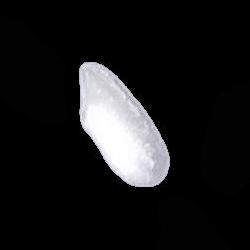
#> input picture dataset/Arborio/Arborio (10).jpg, 250 x 250 px; its folder holds only this picture in this run
$ jupyter execute --allow-errors percobaan4.ipynb   (older library calls are emulated)
#> lines starting #> are read from the running program, lines starting #| are printed output that depends on the picture; after the words box and inside, x2 and y2 are one past the last pixel; in counts of white or black regions, pixels touching at a corner belong together
[cell 1]
import os
import cv2 as cv
import matplotlib.pyplot as plt
import numpy as np
import pandas as pd
from sklearn.model_selection import train_test_split
from sklearn.metrics import accuracy_score, classification_report
from skimage.feature import graycomatrix, graycoprops
from scipy.stats import entropy
from sklearn.ensemble import RandomForestClassifier
from sklearn.svm import SVC
from sklearn.neighbors import KNeighborsClassifier
from sklearn.metrics import accuracy_score, precision_score, recall_score, f1_score, confusion_matrix, classification_report
from sklearn.metrics import (confusion_matrix, ConfusionMatrixDisplay)
import seaborn as sns

Pada tahap ini dilakukan impor berbagai library dan modul yang diperlukan untuk seluruh alur kerja pengolahan citra, ekstraksi fitur, klasifikasi, hingga evaluasi model. Library os digunakan untuk berinteraksi dengan sistem operasi, seperti mengakses dan mengelola struktur folder dataset. OpenCV (cv2) berfungsi untuk membaca, memanipulasi, dan memproses citra digital. NumPy (np) digunakan untuk menangani komputasi numerik dan operasi array multidimensi, sedangkan Matplotlib (plt) digunakan untuk menampilkan citra maupun grafik hasil analisis. Pandas (pd) digunakan untuk menyimpan dan mengorganisasi data hasil ekstraksi fitur ke dalam bentuk tabel (DataFrame). Untuk kebutuhan machine learning, library scikit-learn (sklearn) menyediakan modul train_test_split dan cross_val_predict untuk pembagian data serta validasi silang. Algoritma klasifikasi yang digunakan meliputi RandomForestClassifier, SVC (Support Vector Classifier), dan KNeighborsClassifier. Guna mengekstrak fitur tekstur dari citra, digunakan fungsi graycomatrix dan graycoprops dari skimage.feature untuk perhitungan matriks GLCM, didukung oleh scipy.stats untuk menghitung nilai entropi. Terakhir, evaluasi performa model dilakukan menggunakan berbagai metrik seperti akurasi, presisi, recall, f1-score, serta confusion_matrix yang divisualisasikan secara estetis menggunakan ConfusionMatrixDisplay dan library seaborn (sns).

[cell 2]
data = []
labels = []
file_name = []

IMG_SIZE = (128, 128)

for sub_folder in os.listdir("dataset"):
    sub_folder_files = os.listdir(os.path.join("dataset", sub_folder))
    for i, filename in enumerate(sub_folder_files):
        img_path = os.path.join("dataset", sub_folder, filename)
        img = cv.imread(img_path)
#> img is the input picture: shape (250, 250, 3); mean B, G, R 26.1, 25.3, 25.4

        if img is None:
            continue

        data.append(img)
        labels.append(sub_folder)
        file_name.append(f"{sub_folder}_{i+1}.jpg")

print(f"Total data: {len(data)}")
#| Total data: 2
print(f"Kelas: {sorted(set(labels))}")

Pada tahap ini, dilakukan inisialisasi list kosong (data, labels, file_name) serta penentuan dimensi standar IMG_SIZE sebesar 128 x 128 piksel sebagai persiapan pemrosesan data. Menggunakan perulangan bertingkat (nested loop) dengan fungsi os.listdir dan os.path.join, program otomatis menelusuri setiap sub-folder di dalam direktori "dataset" untuk membaca file citra menggunakan OpenCV (cv.imread). Terdapat proses validasi (if img is None) untuk melewati file yang rusak, sedangkan citra yang valid akan disimpan ke dalam list bersama dengan nama sub-folder sebagai label kelas dan format penamaan baru yang terstruktur.

# Data Preparation
### Define Preprocessing Function

[cell 3]
TARGET_SIZE = (128, 128)

def re_gray(image, target_size=TARGET_SIZE):
    resized = cv.resize(image, target_size)
    if len(resized.shape) == 3:
        gray = cv.cvtColor(resized, cv.COLOR_BGR2GRAY)
    else:
        gray = resized
    return gray.astype(np.uint8)


def median(image_input, kernel_size=5):
    if isinstance(image_input, str):
        img = cv.imread(image_input)
    else:
        img = image_input.copy()

    median_hasil = cv.medianBlur(img, kernel_size)
    return median_hasil

def convolution(img, kernel):
    size = kernel.shape[0]
    pad_size = size // 2
    padded = np.pad(img,pad_size, mode='constant')
    canvas = np.zeros_like(img).astype(np.float32)
    height, width = img.shape

    for i in range(height):
        for j in range(width):
            region = padded[i:i+size, j:j+size]
            canvas[i,j] = np.sum(region * kernel)
    return canvas

def edge(img, kernelx, kernely):
    gx = convolution(img, kernelx) #konvolusi sumbu x
    gy = convolution(img, kernely) #konvolusi sumbu y
    canvas = np.zeros_like(img, dtype=np.float32)
    canvas = np.abs(gx) + np.abs(gy)
    canvas = canvas * 255.0 / np.max(canvas) #normalisasi ke 0-255
    return np.clip(canvas, 0, 255).astype(np.uint8)  # batas nilai dan konversi

#kernel sobel sumbu x
sobelX = np.array([
    [-1, 0, 1],
    [-2, 0, 2],
    [-1, 0, 1]
], dtype=np.float32)

#kernel sobel sumbu y
sobelY = np.array([
    [1, 2, 1],
    [0, 0, 0],
    [-1, -2, -1]
], dtype=np.float32)

#kernel roberts sumbu x
robertsX = np.array([
    [1, 0],
    [0, -1]
], dtype=np.float32)

#kernel sobel sumbu y
robertsY = np.array([
    [0, 1],
    [-1, 0]
], dtype=np.float32)

def thresholding(img, batas):
    baris, kolom = img.shape
    canvas = np.zeros_like(img, dtype=np.uint8)
    for i in range(baris):
        for j in range(kolom):
            if(img[i,j] > batas):
                canvas[i,j] = 255
            elif(img[i,j] <= batas):
                canvas[i,j] = 0
    return canvas

def dilasi(image, kernel):
    height, width = image.shape
    k_height, k_width = kernel.shape
    center = k_height // 2
    hasil = np.zeros((height, width), dtype=np.uint8)
    for i in range(center, height-center):
        for j in range(center, width-center):
            if image[i,j] == 255:
                for k in range(k_height):
                    for l in range(k_width):
                        if kernel[k,l] == 1:
                            hasil[i+k-center, j+l-center] = 255
            else:
                if hasil[i,j] != 255:
                    hasil[i,j] = 0
    return hasil

def erosi(img, kernel):
    size = kernel.shape[0]
    pad_size = size // 2
    padded = np.pad(img, pad_size, mode='constant', constant_values=0)
    canvas = np.zeros_like(padded)
    height, width = img.shape

    for i in range(height):
        for j in range(width):
            region = padded[i:i+size, j:j+size]
            if np.all(region[kernel == 1] == 255):
                canvas[i+pad_size, j+pad_size] = 255

    return canvas[pad_size:-pad_size, pad_size:-pad_size]

def opening(img, kernel):
    return dilasi(erosi(img,kernel),kernel)

def closing(img,kernel):
    return erosi(dilasi(img,kernel),kernel)

kernel_3x3 = np.array([
    [1,1,1],
    [1,1,1],
    [1,1,1]
])

## Tahap Pra-pemrosesan Citra Dasar
Blok kode ini mendefinisikan fungsi-fungsi awal untuk pra-pemrosesan citra digital. Fungsi `re_gray` bertugas mengubah ukuran dimensi gambar menjadi 128x128 piksel dan mengonversinya secara otomatis ke format *grayscale*. Fungsi `median` mereduksi *noise* atau bintik pada gambar menggunakan filter penyaringan *median blur*.

## Operasi Konvolusi dan Deteksi Tepi
Fungsi `convolution` melakukan komputasi konvolusi dua dimensi secara manual dengan menambahkan bantalan nol (*zero padding*) agar dimensi citra keluaran tetap sama dengan aslinya. Fungsi `edge` memanfaatkan konvolusi ini untuk mengekstraksi fitur tepi dengan menghitung dan menormalisasi magnitudo gradien dari sumbu X dan Y. Proses ekstraksi ini didukung oleh matriks kernel operator Sobel (3x3) untuk deteksi tepi yang lebih tahan *noise*, serta operator Roberts Cross (2x2) untuk komputasi gradien diagonal yang lebih cepat.

## Thresholding
Fungsi `thresholding` berfungsi untuk mengonversi citra *grayscale* menjadi citra biner murni. Algoritma ini bekerja dengan memindai intensitas setiap piksel lalu membandingkannya dengan nilai ambang batas (*threshold*). Piksel yang intensitasnya melampaui batas tersebut akan diubah menjadi putih (255), sedangkan yang berada di bawah atau sama dengan batas akan ditekan menjadi hitam pekat (0).

## Operasi Morfologi Citra
Blok kode terakhir ini mendefinisikan operasi morfologi citra biner yang menggunakan elemen penstruktur berupa matriks 3x3 (`kernel_3x3`) yang seluruhnya bernilai 1. Operasi dasar meliputi fungsi `dilasi` untuk menebalkan atau memperluas area piksel objek utama, serta `erosi` untuk mengikis area batas terluarnya. Selanjutnya, didefinisikan pula operasi gabungan lanjutan: fungsi `opening` (erosi diikuti dilasi) yang sangat efektif untuk membersihkan *noise* kecil di area latar belakang, dan fungsi `closing` (dilasi diikuti erosi) yang berguna untuk menambal lubang-lubang kecil di bagian dalam objek.

[cell 4]
def prepro(image):
    img = re_gray(image)
    img = median(img)
    sobel = edge(img, sobelX, sobelY)
    roberts = edge(sobel, robertsX, robertsY)
    thresh = thresholding(roberts, 10)
#> after the loop in thresholding, `for i in range(baris):`:
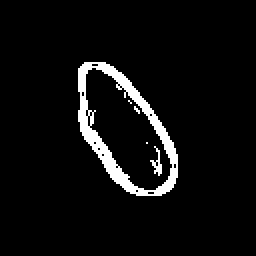
#> canvas: shape (128, 128) (shown 2 times larger); 5.2% white; 5 white regions (3 under 20 px), largest, box (x1, y1, x2, y2) and area: (39, 31, 89, 98) 814, (75, 73, 81, 88) 34
    open = opening(thresh, kernel_3x3)
#> in erosi, `return canvas[pad_size:-pad_size, pad_size:-pad_size]`:
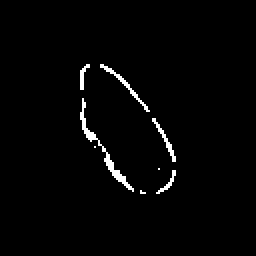
#> returned value: shape (128, 128) (shown 2 times larger); 1.9% white in thin lines or dots, all inside (x1, y1, x2, y2) = (40, 32, 88, 97)
#> in dilasi, `height, width = image.shape`: height = 128
    close = closing(open, kernel_3x3)

    return close

## Alur Utama Pra-pemrosesan Citra Terintegrasi
Blok kode ini mendefinisikan fungsi `prepro` yang merangkai seluruh komponen pengolahan sebelumnya menjadi satu eksekusi alur (*pipeline*) yang utuh. Proses dimulai secara berurutan dengan standardisasi citra (`re_gray`), dan reduksi bintik *noise* (`median`). Setelah kualitas dasar citra diperbaiki, program melakukan deteksi tepi secara bertingkat menggunakan operator Sobel yang dilanjutkan dengan operator Roberts.

Hasil ekstraksi tepi tersebut kemudian dikonversi menjadi citra biner melalui fungsi `thresholding` dengan menetapkan nilai batas intensitas sebesar 10. Sebagai langkah penyempurnaan akhir, citra biner tersebut diproses menggunakan operasi morfologi `opening` untuk membersihkan sisa *noise* di latar belakang, dan langsung diikuti dengan `closing` untuk menambal lubang-lubang kecil pada area objek. Citra hasil dari operasi *closing* inilah yang dikembalikan sebagai *output* final dari sistem pra-pemrosesan.

## Implementasi dan Visualisasi Hasil (Percobaan 4)
Blok kode ini berfungsi untuk menerapkan seluruh tahapan pra-pemrosesan ke dalam kumpulan data citra dan memvisualisasikan hasilnya. Pertama, didefinisikan sebuah fungsi *wrapper* bernama `percobaan4` yang akan memanggil alur `prepro` sebelumnya. Fungsi ini kemudian diaplikasikan secara massal pada seluruh citra mentah di dalam dataset menggunakan metode *list comprehension*, dan citra yang sudah terproses disimpan ke dalam variabel *list* baru.

Selanjutnya, program mengekstrak label-label atau kategori unik dari dataset yang ada dan mengurutkannya. Melalui perulangan *loop* untuk setiap label kategori yang unik, program mencari indeks citra mana saja yang bersesuaian dengan label tersebut. Sistem kemudian memanfaatkan *library* Matplotlib untuk membuat sebuah kanvas *figure* berupa *grid* (tata letak) berukuran 4 baris dan 6 kolom, yang dirancang untuk menampilkan maksimal 24 sampel citra secara bersamaan untuk setiap kategorinya.

Pada tahap akhir visualisasinya, citra-citra yang telah melewati tahap pra-pemrosesan (termasuk deteksi tepi dan morfologi) dipetakan satu per satu ke dalam sel *grid* tersebut menggunakan format peta warna *grayscale*. Sumbu koordinat (X dan Y) pada setiap subplot dinonaktifkan agar tampilan lebih bersih. Setelah proporsi ruang dan tata letaknya disesuaikan secara otomatis agar tidak saling tumpang tindih, keseluruhan kumpulan gambar tersebut akhirnya dirender dan ditampilkan ke layar.

[cell 5]
def percobaan4(img):
    hasil = prepro(img)
#> call 2 of re_gray, with target_size = (128, 128)
#> in re_gray (call 2), `resized = cv.resize(image, target_size)`:
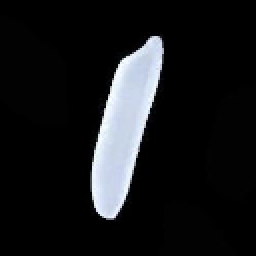
#> resized: shape (128, 128, 3) (shown 2 times larger); mean B, G, R 26.5, 24.6, 23.5
#> in re_gray (call 2), `gray = cv.cvtColor(resized, cv.COLOR_BGR2GRAY)`:
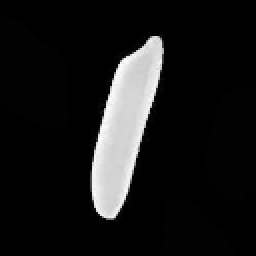
#> gray: shape (128, 128) (shown 2 times larger); min 0, max 253, mean 24.5
#> after the loop in convolution (call 8), `for i in range(height):`:
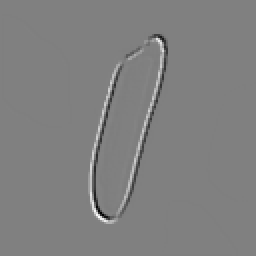
#> canvas: shape (128, 128) float32 (shown 2 times larger); min -233, max 230, mean 0; drawn with min black and max white
#> call 2 of thresholding, with batas = 10
#> after the loop in thresholding (call 2), `for i in range(baris):`:
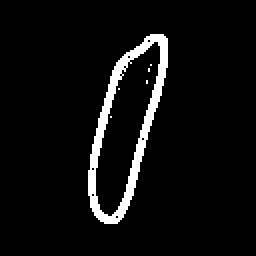
#> canvas: shape (128, 128) (shown 2 times larger); 5.4% white; 6 white regions (5 under 20 px), largest, box (x1, y1, x2, y2) and area: (44, 17, 84, 112) 884
#> after the loop in erosi (call 3), `for i in range(height):`:
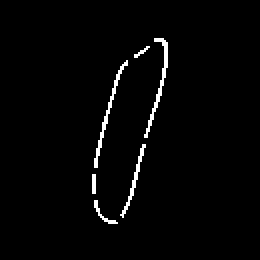
#> canvas: shape (130, 130) (shown 2 times larger); 2% white in thin lines or dots, all inside (x1, y1, x2, y2) = (46, 19, 84, 112)
#> after the loop in dilasi (call 3), `for i in range(center, height-center):`:
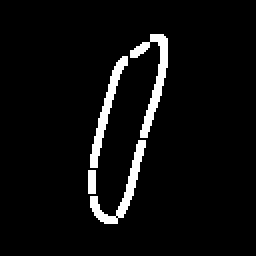
#> hasil: shape (128, 128) (shown 2 times larger); 5.1% white; 4 white regions, box (x1, y1, x2, y2) and area: (65, 17, 84, 69) 290, (45, 70, 73, 112) 258, (45, 28, 64, 84) 247, (44, 85, 48, 97) 48
#> after the loop in dilasi (call 4), `for i in range(center, height-center):`:
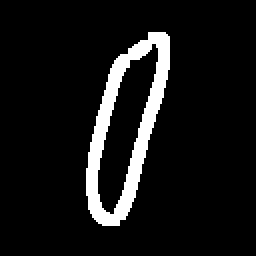
#> hasil: shape (128, 128) (shown 2 times larger); 8.3% white; 1 white region, box (x1, y1, x2, y2) and area: (43, 16, 85, 113) 1362
#> in erosi (call 4), `padded = np.pad(img, pad_size, mode='constant', constant_values=0)`:
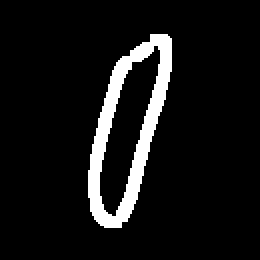
#> padded: shape (130, 130) (shown 2 times larger); 8.1% white; 1 white region, box (x1, y1, x2, y2) and area: (44, 17, 86, 114) 1362
    return hasil

dataPreprocessed = [percobaan4(img) for img in data]
#> dataPreprocessed = 2 items

unique_labels = sorted(set(labels))

for label in unique_labels:
    idxs = [j for j, l in enumerate(labels) if l == label]

    fig, axs = plt.subplots(4, 6, figsize=(12, 8))
    fig.suptitle(f'{label}', fontsize=16)

    for k in range(min(24, len(idxs))):
        row = k // 6
        col = k % 6
        ax  = axs[row][col]

        ax.imshow(dataPreprocessed[idxs[k]], cmap='gray')
        ax.axis('off')

    plt.tight_layout()
    plt.subplots_adjust(top=0.9)
    plt.show()

[cell 6]
def glcm(image, derajat):
    if derajat == 0:
        angles = [0]
    elif derajat == 45:
        angles = [np.pi / 4]
    elif derajat == 90:
        angles = [np.pi / 2]
    elif derajat == 135:
        angles = [3 * np.pi / 4]
    else:
        raise ValueError("Invalid angle. It should be one of the following: 0, 45, 90, 135.")

    # mengembalikan matrix glcm dari image
    glcm = graycomatrix(image, [1], angles, 256, symmetric=True, normed=True)
    return glcm

## Ekstraksi Fitur Tekstur dengan GLCM
Blok kode ini mendefinisikan fungsi `glcm` untuk mengekstraksi fitur tekstur citra menggunakan metode *Gray-Level Co-occurrence Matrix* (GLCM). Fungsi menerima masukan citra dan sudut komputasi (0, 45, 90, atau 135 derajat) yang akan dikonversi menjadi satuan radian. Jika input sudut tidak sesuai, fungsi akan memicu pesan kesalahan *ValueError*.

Setelah sudut divalidasi, fungsi membentuk matriks kookurensi melalui `graycomatrix` dengan pengaturan jarak antarpiksel sebesar 1 dan cakupan 256 tingkat keabuan. Parameter `symmetric` dan `normed` diaktifkan agar matriks yang dihasilkan bersifat simetris dan dinormalisasi menjadi nilai probabilitas, yang kemudian dikembalikan sebagai hasil akhir untuk keperluan analisis tekstur.

[cell 7]
def correlation(matriks):
	return graycoprops(matriks, 'correlation')[0, 0]

def dissimilarity(matriks):
    return graycoprops(matriks, 'dissimilarity')[0, 0]

def homogenity(matriks):
    return graycoprops(matriks, 'homogeneity')[0, 0]

def contrast(matriks):
    return graycoprops(matriks, 'contrast')[0, 0]

def ASM(matriks):
    return graycoprops(matriks, 'ASM')[0, 0]

def energy(matriks):
    return graycoprops(matriks, 'energy')[0, 0]

def entropyGlcm(matriks):
    return entropy(matriks.ravel())

## Ekstraksi Fitur Statistik GLCM
Blok kode ini mendefinisikan serangkaian fungsi singkat untuk menghitung berbagai metrik fitur tekstur spesifik dari matriks GLCM yang telah dibentuk. Enam fitur utama—yaitu korelasi, disimilaritas, homogenitas, kontras, ASM (*Angular Second Moment*), dan energi—diekstraksi secara langsung dengan memanfaatkan fungsi bawaan `graycoprops`.

Sementara itu, fungsi terakhir (`entropyGlcm`) dibuat khusus untuk menghitung nilai entropi. Pada proses komputasi entropi ini, dimensi matriks GLCM harus diratakan terlebih dahulu menjadi susunan satu dimensi (*flatten*) menggunakan metode `ravel()` sebelum nilainya dapat dihitung.

[cell 8]
Derajat0 = []
Derajat45 = []
Derajat90 = []
Derajat135 = []
for i in range(len(dataPreprocessed)):
    D0 = glcm(dataPreprocessed[i], 0)
    D45 = glcm(dataPreprocessed[i], 45)
    D90 = glcm(dataPreprocessed[i], 90)
    D135 = glcm(dataPreprocessed[i], 135)
    Derajat0.append(D0)
    Derajat45.append(D45)
    Derajat90.append(D90)
    Derajat135.append(D135)
#> this loop made 2 passes
#> after the loop, Derajat0 = 2 items; Derajat135 = 2 items; Derajat45 = 2 items; Derajat90 = 2 items

Kontras0, Kontras45, Kontras90, Kontras135 = [], [], [], []
dissimilarity0, dissimilarity45, dissimilarity90, dissimilarity135 =  [], [], [], []
homogenity0, homogenity45, homogenity90, homogenity135 = [], [], [], []
entropy0, entropy45, entropy90, entropy135 =  [], [], [], []
ASM0, ASM45, ASM90, ASM135 =  [], [], [], []
energy0, energy45, energy90, energy135 =  [], [], [], []
correlation0, correlation45, correlation90, correlation135 = [], [], [], []

for i in range(len(dataPreprocessed)):
    C0 = correlation(Derajat0[i])
    correlation0.append(C0)
    C45 = correlation(Derajat45[i])
    correlation45.append(C45)
    C90 = correlation(Derajat90[i])
    correlation90.append(C90)
    C135 = correlation(Derajat135[i])
    correlation135.append(C135)
#> this loop made 2 passes
#> (C0, C45, C90, C135) on passes 1 to 2: (0.814, 0.841, 0.876, 0.721), (0.775, 0.708, 0.911, 0.798)
#> after the loop, correlation0 = [0.814, 0.775]; correlation135 = [0.721, 0.798]; correlation45 = [0.841, 0.708]; correlation90 = [0.876, 0.911]

for i in range(len(data)):
    K0 = contrast(Derajat0[i])
    K45 = contrast(Derajat45[i])
    K90 = contrast(Derajat90[i])
    K135 = contrast(Derajat135[i])
    Kontras0.append(K0)
    Kontras45.append(K45)
    Kontras90.append(K90)
    Kontras135.append(K135)
#> this loop made 2 passes
#> (K0, K45, K90, K135) on passes 1 to 2: (1096, 943.4, 728, 1652.9), (1456, 1902.9, 576, 1314.3)
#> after the loop, Kontras0 = [1096, 1456]; Kontras135 = [1652.9, 1314.3]; Kontras45 = [943.4, 1902.9]; Kontras90 = [728, 576]

for i in range(len(data)):
    Dis0 = dissimilarity(Derajat0[i])
    Dis45 = dissimilarity(Derajat45[i])
    Dis90 = dissimilarity(Derajat90[i])
    Dis135 = dissimilarity(Derajat135[i])
    dissimilarity0.append(Dis0)
    dissimilarity45.append(Dis45)
    dissimilarity90.append(Dis90)
    dissimilarity135.append(Dis135)
#> this loop made 2 passes
#> (Dis0, Dis45, Dis90, Dis135) on passes 1 to 2: (4.3, 3.7, 2.85, 6.48), (5.71, 7.46, 2.26, 5.15)
#> after the loop, dissimilarity0 = [4.3, 5.71]; dissimilarity135 = [6.48, 5.15]; dissimilarity45 = [3.7, 7.46]; dissimilarity90 = [2.85, 2.26]

for i in range(len(data)):
    H0 = homogenity(Derajat0[i])
    H45 = homogenity(Derajat45[i])
    H90 = homogenity(Derajat90[i])
    H135 = homogenity(Derajat135[i])
    homogenity0.append(H0)
    homogenity45.append(H45)
    homogenity90.append(H90)
    homogenity135.append(H135)
#> this loop made 2 passes
#> (H0, H45, H90, H135) on passes 1 to 2: (0.983, 0.985, 0.989, 0.975), (0.978, 0.971, 0.991, 0.98)
#> after the loop, homogenity0 = [0.983, 0.978]; homogenity135 = [0.975, 0.98]; homogenity45 = [0.985, 0.971]; homogenity90 = [0.989, 0.991]

for i in range(len(data)):
    E0 = entropyGlcm(Derajat0[i])
    E45 = entropyGlcm(Derajat45[i])
    E90 = entropyGlcm(Derajat90[i])
    E135 = entropyGlcm(Derajat135[i])
    entropy0.append(E0)
    entropy45.append(E45)
    entropy90.append(E90)
    entropy135.append(E135)
#> this loop made 2 passes
#> (E0, E45, E90, E135) on passes 1 to 2: (0.262, 0.255, 0.243, 0.288), (0.294, 0.314, 0.249, 0.289)
#> after the loop, entropy0 = [0.262, 0.294]; entropy135 = [0.288, 0.289]; entropy45 = [0.255, 0.314]; entropy90 = [0.243, 0.249]

for i in range(len(data)):
    A0 = ASM(Derajat0[i])
    A45 = ASM(Derajat45[i])
    A90 = ASM(Derajat90[i])
    A135 = ASM(Derajat135[i])
    ASM0.append(A0)
    ASM45.append(A45)
    ASM90.append(A90)
    ASM135.append(A135)
#> this loop made 2 passes
#> (A0, A45, A90, A135) on passes 1 to 2: (0.893, 0.894, 0.898, 0.884), (0.879, 0.871, 0.892, 0.88)
#> after the loop, ASM0 = [0.893, 0.879]; ASM135 = [0.884, 0.88]; ASM45 = [0.894, 0.871]; ASM90 = [0.898, 0.892]

for i in range(len(data)):
    ER0 = energy(Derajat0[i])
    ER45 = energy(Derajat45[i])
    ER90 = energy(Derajat90[i])
    ER135 = energy(Derajat135[i])
    energy0.append(ER0)
    energy45.append(ER45)
    energy90.append(ER90)
    energy135.append(ER135)
#> this loop made 2 passes
#> (ER0, ER45, ER90, ER135) on passes 1 to 2: (0.945, 0.946, 0.948, 0.94), (0.937, 0.933, 0.944, 0.938)
#> after the loop, energy0 = [0.945, 0.937]; energy135 = [0.94, 0.938]; energy45 = [0.946, 0.933]; energy90 = [0.948, 0.944]

[cell 9]
dataTable = {'Filename': file_name, 'Label': labels,
        'Contrast0': Kontras0, 'Contrast45': Kontras45, 'Contrast90': Kontras90, 'Contrast135': Kontras135,
        'Homogeneity0': homogenity0, 'Homogeneity45': homogenity45, 'Homogeneity90': homogenity90, 'Homogeneity135': homogenity135,
        'Dissimilarity0': dissimilarity0, 'Dissimilarity45': dissimilarity45, 'Dissimilarity90': dissimilarity90, 'Dissimilarity135': dissimilarity135,
        'Entropy0': entropy0, 'Entropy45': entropy45, 'Entropy90': entropy90, 'Entropy135': entropy135,
        'ASM0': ASM0, 'ASM45': ASM45, 'ASM90': ASM90, 'ASM135': ASM135,
        'Energy0': energy0, 'Energy45': energy45, 'Energy90': energy90, 'Energy135': energy135,
        'Correlation0': correlation0, 'Correlation45': correlation45, 'Correlation90': correlation90, 'Correlation135': correlation135,
        }
df = pd.DataFrame(dataTable)
#> df = table of 2 rows and 30 columns
#> (the rest of this cell did not finish here and is left out)
